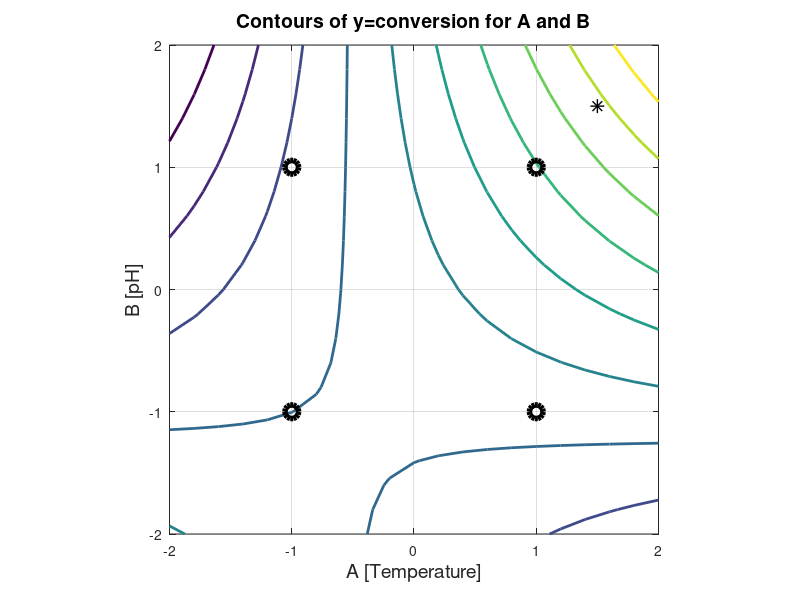

MATLAB code to generate this figure:
X = [ 1 1 1 1 1 1 1 1; -1 1 -1 1 -1  1 -1 1; ...
     -1 -1 1 1 -1 -1 1 1; -1 -1 -1 -1 +1 +1 +1 +1]';
X(:,5) = X(:,2) .* X(:,3);
X(:,6) = X(:,2) .* X(:,4);
X(:,7) = X(:,3) .* X(:,4);
X(:,8) = X(:,2) .* X(:,3) .* X(:,4);
y = [72 73 66 87 70 73 67 87]';
inv(X'*X)  % verify that X is orthogonal 
b=inv(X'*X) * X'*y

[A,B] = meshgrid(-2:.2:2, -2:.2:2);
y_hat = b(1) + b(2) .*A + b(3).*B + b(5) .* A .* B;
contour(A, B, y_hat,'LineWidth', 2)
axis equal
xlabel('A [Temperature]', 'FontSize', 14)
ylabel('B [pH]', 'FontSize', 14)
title('Contours of y=conversion for A and B', 'FontSize', 14)
hold on
grid on
plot(-1, -1, 'ko', 'Markersize', 10, 'LineWidth',4)
plot(+1, -1, 'ko', 'Markersize', 10, 'LineWidth',4)
plot(-1, +1, 'ko', 'Markersize', 10, 'LineWidth',4)
plot(+1, +1, 'ko', 'Markersize', 10, 'LineWidth',4)
plot(+1.5, +1.5, 'k*', 'Markersize', 10, 'LineWidth',1)
print -dpng -r200 question-factors-ABC-contours.png